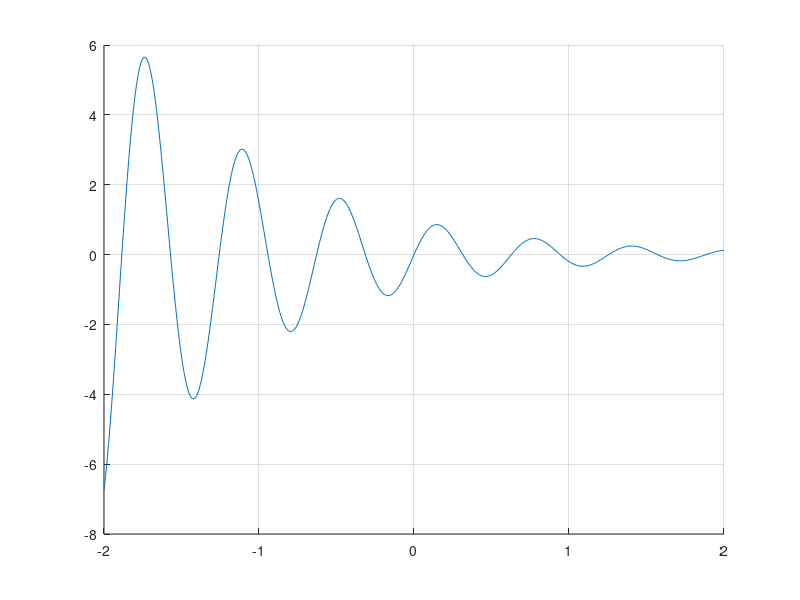
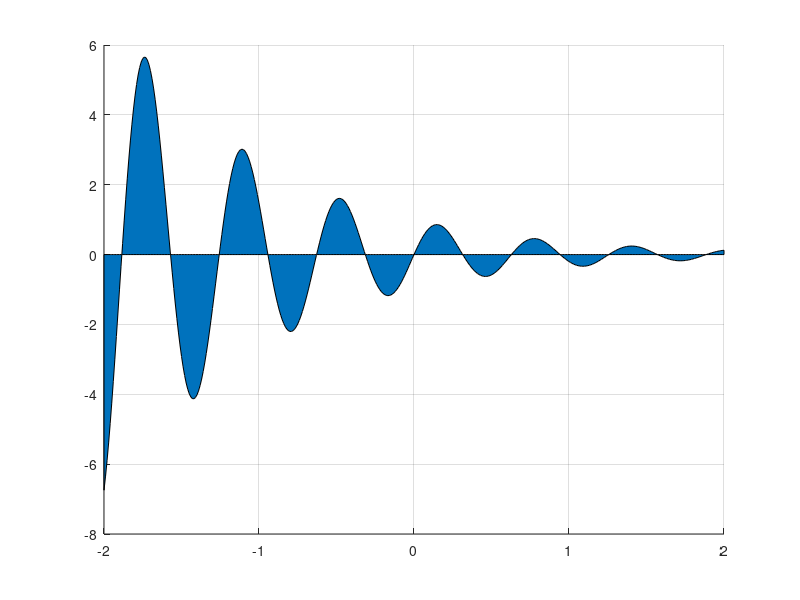
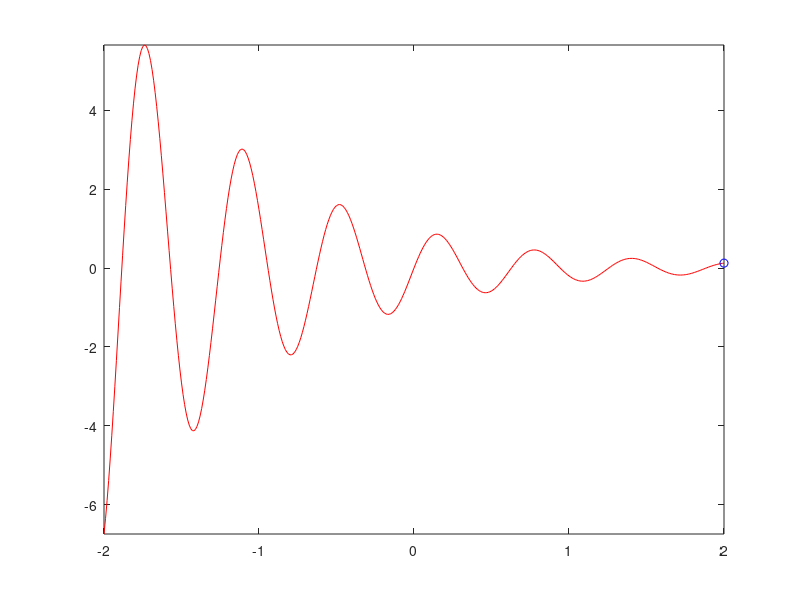
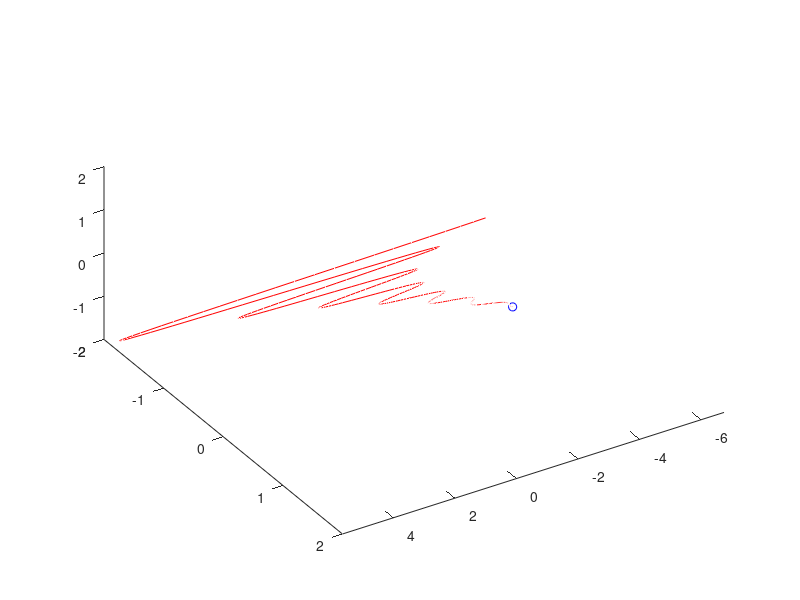

MATLAB code to generate these figures, in order: (Note: this script raises an error after producing the figures.)
%% Рахманов Данила Дмитриевич, 10 подгруппа, Дз по матанализу семинар 3
%% Задание 1
disp("задание 1")
figure;
hold on;
grid on;
x = -2:0.01:2;
y = exp(-x).*sin(10*x);
plot(x, y);
%% Задание 2
disp("задание 2")
figure;
hold on;
grid on;
area(x,y);
figure;
comet(x,y);
figure;
comet3(x,y,x,0.9);
view(-58,-53);
%% Задание 3
disp("задание 3")
figure;
hold on;
grid on;
axis equal;
view(30,60)
p = pie3([25,10,20,35,10], [0 1 0 0 1]);
p(8).EdgeColor = 'red';
p(20).EdgeColor = 'red';
%% Задание 4
disp("задание 4")
figure;
hold on;
grid on;
x1 = 0:0.01:1;
x2 = 0:(1/99):1;
plot(x1, exp(-x1).*(sin(x1)+0.1*sin(100*pi*x1)),'Color','red');
plot(x2, exp(-x2).*(sin(x2)+0.1*sin(100*pi*x2)),'Color','green');
%% Задание 5
disp("задание 5")
figure;
x = 0:0.01:10;
f = log(2*x);
g = log(x).*sin(2*x);

subplot(1,3,1);
grid on;
axis equal;
loglog(x, f, 'Color','red');
hold on;
loglog(x, g, 'Color','green');
xlabel('log(x)');
ylabel('log(y)');
legend('f(x) = ln(2x)', 'g(x) = ln(x)*sin(2x)', 'Location', 'northeast')

subplot(1,3,2)
grid on;
axis equal;
semilogx(x,f,'Color','red');
hold on;
semilogx(x,g,'Color','green');
xlabel('log(x)');
ylabel('log(y)');
legend('f(x) = ln(2x)', 'g(x) = ln(x)*sin(2x)', 'Location', 'northeast')

subplot(1,3,3)
grid on;
axis equal;
semilogy(x,f,'Color','red');
hold on;
semilogy(x,g,'Color','green');
xlabel('log(x)');
ylabel('log(y)');
legend('f(x) = ln(2x)', 'g(x) = ln(x)*sin(2x)', 'Location', 'northeast')
%% Задание 6
disp("задание 6")
figure;
hold on;
grid on;
t = -pi:0.01:pi;
x = 2*sin(t);
y = 4*cos(t);
plot(x,y);
%% Задание 7
disp("задание 7")
figure;
hold on;
grid on;
x = -3:0.05:3;
y = -3:0.05:3;
[X, Y] = meshgrid(x, y);
z = 4*sin(2*pi*X).*cos(1.5*pi*Y).*(1-X.^2).*Y.*(1-X);
mesh(x,y,z);
view(30, 30);
hidden off;
%% Задание 8
disp("задание 8")
figure;
hold on;
grid on;
x = -3:0.05:3;
y = -3:0.05:3;
[X, Y] = meshgrid(x, y);
z = 4*sin(2*pi*X).*cos(1.5*pi*Y).*(1-X.^2).*Y.*(1-X);
sh = -3:0.01:3;
contour3(X, Y, z, sh);
view(30, 30);
colorbar('Direction','reverse');
%% Задание 9
disp("задание 9")
figure;
hold on;
grid on;
x = -3:0.05:3;
y = -3:0.05:3;
[X, Y] = meshgrid(x, y);
z = 4*sin(2*pi*X).*cos(1.5*pi*Y).*(1-X.^2).*Y.*(1-X);
surfl(X,Y,z,[-60,45]) 
view(30, 30);
colormap("HSV");
%% Задание 10
disp("задание 10")
figure;
x = -1:0.1:1;
y = -1:0.1:1;
[X, Y] = meshgrid(x, y);
z = ((sin(X)).^2+(cos(Y)).^2).^(X.*Y);

subplot(2,2,1)
hold on; 
grid on; 
axis equal;
mesh(X,Y,z);
view(30,30);

subplot(2,2,2)
hold on; 
grid on; 
axis equal;
surf(X, Y, z);
view(60, 45);

subplot(2,2,3)
hold on; 
grid on; 
axis equal;
contour3(X, Y, z, 25);
view(135, 30);

subplot(2,2,4)
hold on; 
grid on; 
axis equal;
surfl(X,Y,z,[45,90]) 
view(60, 135);